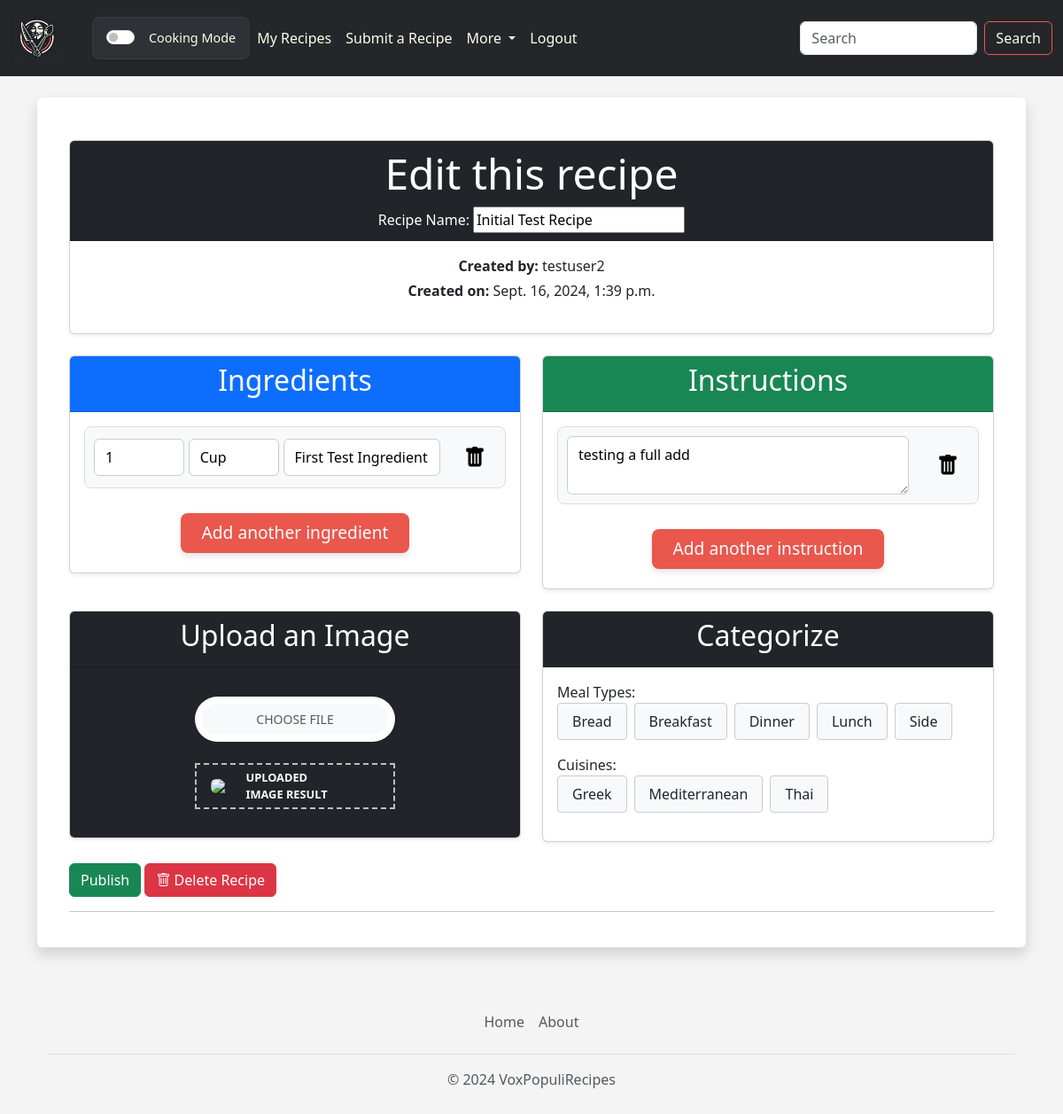
Screenshot of /submit_recipe/1/ (signed in) with the database file from the repository.
### voxpopulirecipes/models.py (models this page shows, shortened)
class Recipe(models.Model):
    title = models.CharField(max_length=200)
    pub_date = models.DateTimeField("date published")
    created_by = models.CharField(max_length=200, blank=True, null=True)
    creator = models.ForeignKey(User, on_delete=models.CASCADE, blank=True, null=True)
    mealType = models.ForeignKey("MealType", on_delete=models.SET_NULL, blank=True, null=True)
    cuisine = models.ForeignKey("Cuisine", on_delete=models.SET_NULL, blank=True, null=True)
    image = models.ImageField(upload_to='uploads/recipe/', blank=True, null=True)
    baking = models.BooleanField(default=False)

class Ingredient(models.Model):
    recipe = models.ForeignKey(Recipe, on_delete=models.CASCADE)
    ingredient_text = models.CharField(max_length=200) #required
    ingredient_amount = models.CharField(max_length=200, blank=True, null=True) #optional
    ingredient_unit = models.CharField(max_length=200, blank=True, null=True) #optional

class Instruction(models.Model):
    recipe = models.ForeignKey(Recipe, on_delete=models.CASCADE)
    instruction_text = models.CharField(max_length=500)
    instruction_order = models.IntegerField(default=0)

class MealType(models.Model):
    name = models.CharField(max_length=200)
    baking = models.BooleanField(default=False)

class Cuisine(models.Model):
    name = models.CharField(max_length=200)

### voxpopulirecipes/views.py (the view, shortened to what this page needs)
# urls.py: path("submit_recipe/", views.submit_recipe, name="submit_recipe"),
def submit_recipe(request, recipe_id=None):
    mealtypes = MealType.objects.all().order_by('name')
    cuisines = Cuisine.objects.all().order_by('name')
    if recipe_id:
        recipe = get_object_or_404(Recipe, id=recipe_id)
    else:
        recipe = None
    return render(request, 'voxpopulirecipes/submit_recipe.html', {
        'recipe': recipe,
        'mealtypes': mealtypes,
        'cuisines': cuisines
        })

### voxpopulirecipes/templates/voxpopulirecipes/submit_recipe.html (shortened to what this page needs)
{% extends 'voxpopulirecipes/base.html' %}
{% block content %}
{% if user.is_authenticated %}
    <div class='shadow p-4 mb-5 bg-body rounded'>
    <form action="{% if recipe %}{% url 'voxpopulirecipes:submit_recipe' recipe.id %}{% else %}{% url 'voxpopulirecipes:submit_recipe' %}{% endif %}" method="post" enctype="multipart/form-data">
        {% if recipe %}
        <div class="container mt-4">
            <fieldset>
                <div class="card text-center shadow-sm mb-4">
                    <fieldset id="recipe-name-section" class="create_section">
                        <div class="card-header bg-dark text-white">
                            <h1 class="display-5">Edit this recipe</h1>
                            <label for="id_title">Recipe Name:</label>
                            <input autofocus type="text" name="title" id="id_title" value="{{ recipe.title }}" required>
                        </div>
                        <div class="card-body">
                            <p class="mb-1"><strong>Created by:</strong> {{ recipe.creator.username }}</p>
                            <p class="mb-0"><strong>Created on:</strong> {{ recipe.pub_date }}</p>
                        </div>
                    </fieldset>
                </div>
                <div class="row">
                    <div class="col-12 col-lg-6 mb-4">
                        <div class="card shadow-sm">
                            <fieldset id="ingredients-section" class="create_section">
                                <div class="card-header text-center bg-primary text-white">
                                    <h2>Ingredients</h2>
                                </div>
                                <div class="card-body">
                                    {% for ingredient in recipe.ingredient_set.all %}
                                    <div class="ingredient">
                                        <input type="text" name="ingredient_amount_{{ ingredient.id }}" placeholder="Amount" class="create_ingredient_input ingredient-amount" value="{{ ingredient.ingredient_amount }}">
                                        <input type="text" name="ingredient_unit_{{ ingredient.id }}" placeholder="Unit" class="create_ingredient_input ingredient-unit" value="{{ ingredient.ingredient_unit }}">
                                        <input type="text" name="ingredient_text_{{ ingredient.id }}" placeholder="Ingredient" class="create_ingredient_input ingredient-text" value="{{ ingredient.ingredient_text }}"required >
                                        <button type="button" class="btn btn-delete ingredient-delete" onclick="deleteIngredient(this, {{ ingredient.id }})"><i class="bi bi-trash-fill"></i></button>
                                    </div>
                                    {% endfor %}
                                </div>
                                <button type="button" class="btn btn-secondary" id="add-ingredient">Add another ingredient</button>
                            </fieldset>
                        </div>
                    </div>
                    <div class="col-12 col-lg-6 mb-4">
                        <div class="card shadow-sm">
                            <fieldset id="instructions-section" class="create_section">
                                <div class="card-header text-center bg-success text-white">
                                    <h2>Instructions</h2>
                                </div>
                                <div class="card-body">
                                    {% for instruction in recipe.instruction_set.all %}
                                    <div class="instruction">
                                        <textarea name="instruction_text_{{ instruction.id }}" placeholder="Instruction" class="create_instruction_input" required>{{ instruction.instruction_text }}</textarea>
                                        <button type = "button" class="btn btn-delete" onclick="deleteInstruction(this, {{ instruction.id }})"><i class="bi bi-trash-fill"></i></button>
                                    </div>
                                    {% endfor %}
                                </div>
                                <button type="button" class="btn btn-secondary" id="add-instruction">Add another instruction</button>
                            </fieldset>
                        </div>
                    </div>
                </div>
                <div class="row">
                    <div class="col-12 col-lg-6 mb-4">
                        <div class="card shadow-sm">
                            <div class="card-header text-center bg-dark text-white">
                                <h2>Upload an Image</h2>
                            </div>
                            <div class="card-footer bg-dark text-white">
                                <div class="row py-4">
                                    <div class="col-lg-6 mx-auto">
                                        <div class="input-group mb-3 px-2 py-2 rounded-pill bg-white shadow-sm">
                                            <label for="upload" class="btn btn-light m-0 rounded-pill px-4 w-100 d-flex align-items-center justify-content-center">
                                                <small class="text-uppercase font-weight-bold text-muted">Choose file</small>
                                            </label>
                                        </div>
                                            <div class="image-area mt-4">
                                                <img
                                                    id="imageResult"
                                                    src="{% if recipe and recipe.image %}{{ recipe.image.url }}{% else %}#{% endif %}"
                                                    class="img-fluid rounded shadow-sm mx-auto d-block"
                                                >
                                            </div>
                                    </div>
                                </div>
                            </div>
                        </div>
                    </div>
                    <div class="col-12 col-lg-6 mb-4">
                        <div class="card shadow-sm">
                            <div class="card-header text-center bg-dark text-white">
                                <h2>Categorize</h2>
                            </div>
                            <div class="card-body">
                                <label for="mealtypes">Meal Types:</label>
                                <div id="mealtypes" class="mb-3 d-flex flex-wrap gap-2">
                                    {% for mealtype in mealtypes %}
                                    <button
                                        type="button"
                                        class="btn toggle-button {% if mealtype.id in mapped_mealtypes %}active{% endif %}"
                                        data-id="{{ mealtype.id }}"
                                        data-type="mealtype"
                                    >
                                        {{ mealtype.name }}
                                    </button>
                                    {% endfor %}
                                </div>
                                <label for="cuisines">Cuisines:</label>
                                <div id="cuisines" class="mb-3 d-flex flex-wrap gap-2">
                                    {% for cuisine in cuisines %}
                                    <button
                                        type="button"
                                        class="btn toggle-button {% if cuisine.id in mapped_cuisines %}active{% endif %}"
                                        data-id="{{ cuisine.id }}"
                                        data-type="cuisine"
                                    >
                                        {{ cuisine.name }}
                                    </button>
                                    {% endfor %}
                                </div>
                            </div>
                        </div>
                    </div>
                </div>
                <div>
                    <input type="submit" class="btn btn-success" value="Publish">
                    <a href="{% url 'voxpopulirecipes:delete_recipe' recipe.id %}" class="btn btn-danger">
                        <i class="bi bi-trash"></i> Delete Recipe
                    </a>
                </div>
            <hr>
        </div>
        {% endif %}
    </form>
    </div>
{% endif %}
{% endblock %}

### voxpopulirecipes/templates/voxpopulirecipes/base.html (style rules this page uses)
body { background-color: #f4f4f4; }

### voxpopulirecipes/templates/voxpopulirecipes/submit_recipe.html (style rules this page uses)
.ingredient-amount { width: 65px; }
.ingredient-unit { width: 65px; }
.ingredient, .instruction { display: flex; align-items: center; justify-content: space-between; background-color: #f8f9fa; border: 1px solid #ddd; border-radius: 8px; padding: 10px; margin-bottom: 10px; flex-wrap: wrap; }
.create_ingredient_input { flex: 1; min-width: 50px; margin-right: 5px; box-sizing: border-box; }
.ingredient-text { flex-grow: 2; flex-shrink: 1; min-width: 120px; }
.instruction { display: flex; align-items: center; justify-content: space-between; background-color: #f8f9fa; border: 1px solid #ddd; border-radius: 8px; padding: 10px; margin-bottom: 10px; flex-wrap: nowrap; }
.create_instruction_input { flex: 1; min-width: 120px; margin-right: 10px; box-sizing: border-box; }
.btn-delete { flex-shrink: 0; margin-left: 10px; background: none; border: none; color: black; font-size: 1.5rem; cursor: pointer; transition: color 0.2s ease, transform 0.2s ease; }
.btn-danger { flex-shrink: 0; }
.ingredient, .instruction { margin-bottom: 10px; }
.create_section { margin-bottom: 20px; }
.create_ingredient_input, .create_instruction_input { border: 1px solid #ccc; border-radius: 6px; padding: 8px 12px; font-size: 1rem; line-height: 1.5; box-shadow: none; outline: none; transition: border-color 0.2s ease, box-shadow 0.2s ease; width: 100%; max-width: 100%; box-sizing: border-box; }
.create_instruction_input { width: 100%; }
.image-area { border: 2px dashed rgba(255, 255, 255, 0.7); padding: 1rem; position: relative; }
.image-area::before { content: 'Uploaded image result'; color: #fff; font-weight: bold; text-transform: uppercase; position: absolute; top: 50%; left: 50%; transform: translate(-50%, -50%); font-size: 0.8rem; z-index: 1; }
.image-area img { z-index: 2; position: relative; }
.toggle-button { border: 1px solid #ccc; background-color: #f8f9fa; color: #212529; padding: 0.5rem 1rem; border-radius: 0.25rem; cursor: pointer; transition: all 0.2s ease; }
#add-ingredient, #add-instruction { display: block; margin: 2px auto; padding: 8px 24px; background-color: #e9574d; color: white; border: none; border-radius: 8px; font-size: 1.2rem; cursor: pointer; transition: background-color 0.3s, transform 0.2s; box-shadow: 0px 4px 6px rgba(0, 0, 0, 0.1); }
.ingredient .btn-delete, .instruction .btn-delete { align-self: center; }
.ingredient, .instruction { max-width: 100%; }

### rows the page displays
Recipe: title "Initial Test Recipe", creator.username "testuser2", pub_date "Sept. 16, 2024, 1:39 p.m."
Ingredient: ingredient_amount_1 "1", ingredient_unit_1 "Cup", ingredient_text_1 "First Test Ingredient"
Instruction: id "testing a full add"
MealType: name "Bread"
MealType: name "Breakfast"
MealType: name "Dinner"
MealType: name "Lunch"
MealType: name "Side"
Cuisine: name "Greek"
Cuisine: name "Mediterranean"
Cuisine: name "Thai"
